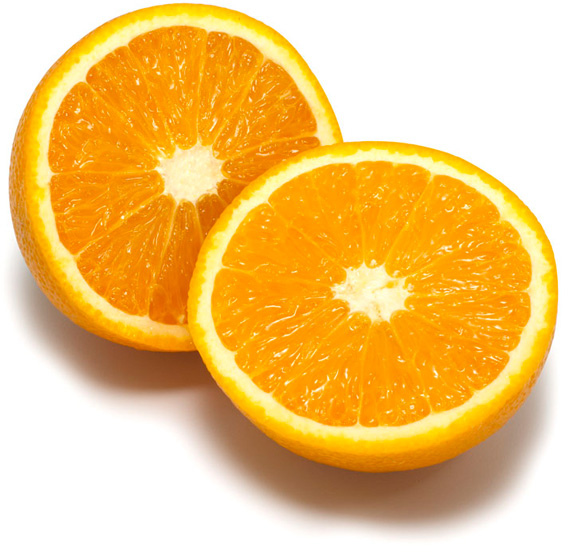
#> input picture lab3_cv_casper_augustsson/submit3/Images-jpg/orange.jpg, 572 x 551 px
$ python lab3.py
#> lines starting #> are read from the running program, lines starting #| are printed output that depends on the picture
import numpy as np
from scipy.spatial import distance_matrix
import matplotlib.pyplot as plt
from Functions import *
from gaussfft import gaussfft
import random as rn
from collections import defaultdict
from PIL import Image, ImageFilter
import matplotlib.pyplot as plt
import copy
import colorsys
import numpy.linalg as la
from collections import Counter
#from scipy.ndimage.filters import gaussian_filter
import random as rnd
from scipy.stats import multivariate_normal
# Do it fast and simple, no time.
# Plan first, code later
from scipy.ndimage import gaussian_filter
def main():
    img_color = np.array(Image.open('Images-jpg/orange.jpg'))#       .convert('L')) #you can pass multiple arguments in single line
#> img_color is the input picture: shape (551, 572, 3); mean R, G, B 242.2, 197.1, 118.9
    img_color = img_color.astype(np.float64)

    seg,center = kmeans_segm(img_color,50,50)

    new_image = center[seg[:,:]]


    f = plt.figure()
    f.subplots_adjust(wspace=0.2, hspace=0.4)
    plt.rc('axes', titlesize=10)
    a1 = f.add_subplot(2, 1, 1)
    plt.imshow(new_image)
    a1.title.set_text("")
    a1 = f.add_subplot(2, 1, 2)
    plt.imshow(img_color)
    a1.title.set_text("")


    plt.show()
    print("lol")


# [152 lines left out: functions kmeans_segm_test, kmeans_segm_old, not called in this run]


def kmeans_segm(image, K, L, seed = 42):
    """
    Implement a function that uses K-means to find cluster 'centers'
    and a 'segmentation' with an index per pixel indicating with
    cluster it is associated to.

    Input arguments:
        image - the RGB input image
        K - number of clusters
        L - number of iterations
        seed - random seed
    Output:
        segmentation: an integer image with cluster indices
        centers: an array with K cluster mean colors
    """
#> called with K = 50, L = 50, seed = 42
    print("K: " + str(K))

    #settings
    smart_random = True


    # Set random seed
    rn.seed(seed)

    # Random initialization of K centers
    if smart_random == True:
        k_centers = find_random_color_from_img(image,K,seed)
#> in find_random_color_from_img, `rgb_unique= list(set(tuple(rgb) for rgb in image_flat))`: rgb_unique = 40337 items
#> in find_random_color_from_img, `ret_var = np.array([rgb_unique[rn.randrange(0,len(rgb_unique))] for i ..`: ret_var = 50 rows, first 8: [255, 176, 2], [239, 226, 217], [252, 194, 86], [247, 169, 1], [247, 250, 169], [252, 253, 177], [159, 102, 57], [159, 105, 67]
#> k_centers has the same summary as ret_var in find_random_color_from_img
        k_centers = np.array(k_centers.astype('uint8'))

    else:
        max_val = 255
        k_centers = np.array([[rn.random()*max_val,rn.random()*max_val,rn.random()*max_val] for i in range(K)  ])
        k_centers = np.array(k_centers.astype('uint8'))


    shape = np.shape(image)
#> shape = (551, 572, 3)
    img_extend = np.ones([shape[0],shape[1],len(k_centers),3])
    img_extend = np.einsum('ijk,ijnk->ijnk',image,img_extend)


    # Iter L times
    for l in range(L):

        print("iter " + str(l) + " out of " + str(L) )

        # subtract k_centers from img _extended
        dist_diff = img_extend[:,:] - k_centers

        # now calc length
        dist = np.einsum('ijkv,ijkv->ijk',dist_diff,dist_diff)

        ## Assign each pixel to cluster centers with lowest distance
        # (ijk)                  ij pixel belongs to cluster k
        pixel_cluster_map  = np.argmin(dist, axis=2)#np.argmin(a, axis=None, out=None, *, keepdims=<no value>)

        ## Recompute all cluster centers by taking mean of the pixels assigned to each cluster
        # i cluster, x,y for pixel in org img


        #image_k = image[pixel_cluster_map==]
        #index_list_each_cluster = [np.argwhere(pixel_cluster_map == i) for i in range(K)]
        for c in range(K):
            color_sum = image[pixel_cluster_map==c]
            k_centers[c] = np.einsum('ij->j',color_sum)/color_sum.shape[0]
#> this loop made 50 passes
#> pass 1, in kmeans_segm, `pixel_cluster_map  = np.argmin(dist, axis=2)#np.argmin(a, axis=None, o..`:
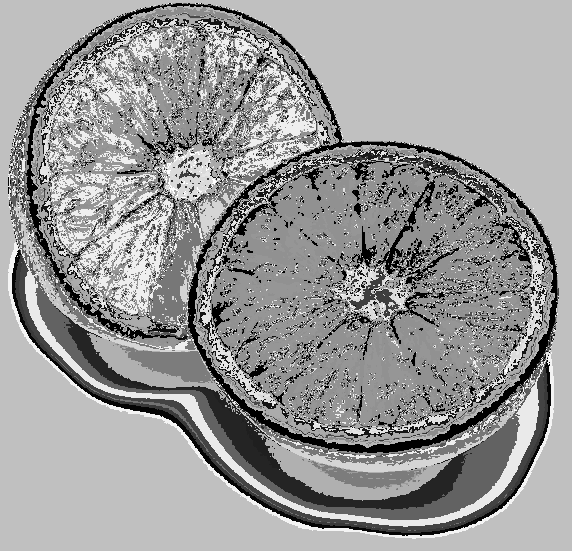
#> pixel_cluster_map: shape (551, 572) int64; min 0, max 49, mean 29.6; drawn with min black and max white
#> pass 2, in kmeans_segm, `pixel_cluster_map  = np.argmin(dist, axis=2)#np.argmin(a, axis=None, o..`:
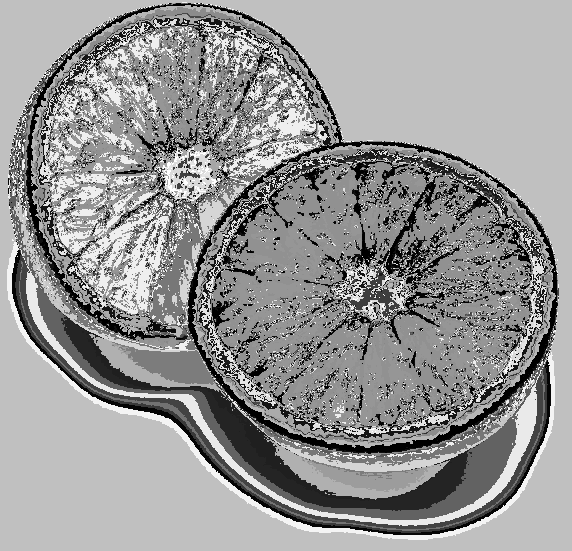
#> pixel_cluster_map: shape (551, 572) int64; min 0, max 49, mean 29; drawn with min black and max white
#> pass 3, in kmeans_segm, `pixel_cluster_map  = np.argmin(dist, axis=2)#np.argmin(a, axis=None, o..`:
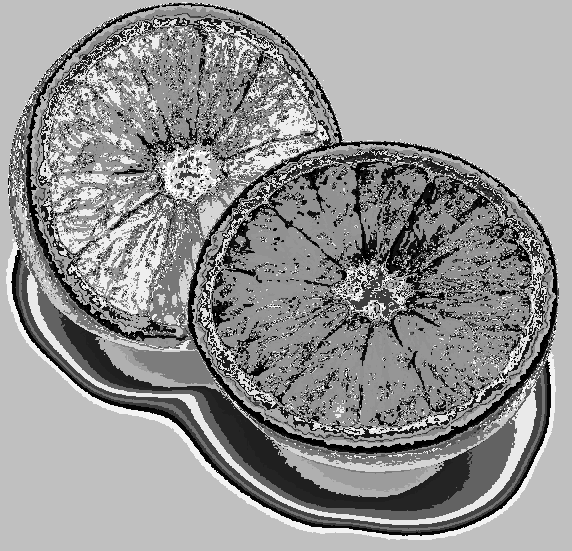
#> pixel_cluster_map: shape (551, 572) int64; min 0, max 49, mean 28.5; drawn with min black and max white
#> after the loop, k_centers = 50 rows, first 8: [253, 172, 1], [228, 215, 207], [252, 199, 94], [253, 153, 1], [254, 235, 129], [253, 240, 164], [150, 99, 64], [156, 110, 79]


    centers = k_centers
#> centers has the same summary as k_centers
    segmentation = pixel_cluster_map
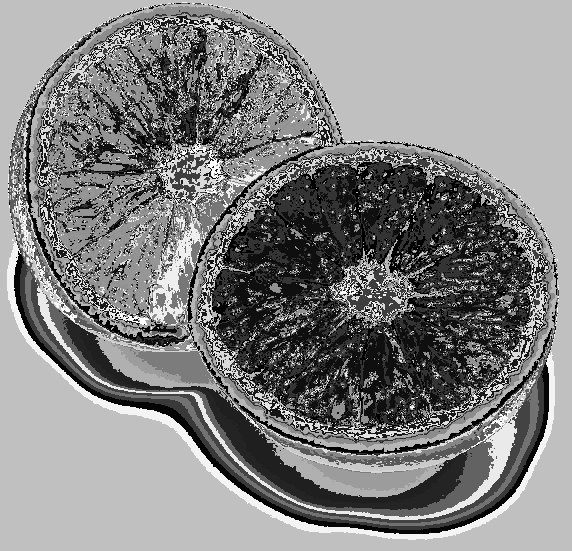
#> segmentation: shape (551, 572) int64; min 0, max 49, mean 25.2; drawn with min black and max white

    return segmentation, centers

def find_random_color_from_img(image,K,seed):
    """finds K unique colors in an image"""
    rn.seed(seed)

    # Create color mat for image
    image_int = np.array(image)
    image_flat = np.reshape(image_int, (-1, 3)).astype(np.float64)

    rgb_unique= list(set(tuple(rgb) for rgb in image_flat))

    ret_var = np.array([rgb_unique[rn.randrange(0,len(rgb_unique))] for i in range(K)])
    return ret_var


# [197 lines left out: functions mixture_prob, update_w_k, update_mu_k, update_sigma_k, calc_g_ki, calc_p_ik and 3 more, not called in this run]


main()
#> in main, `seg,center = kmeans_segm(img_color,50,50)`: center has the same summary as k_centers in kmeans_segm
#> in main, `plt.show()`:
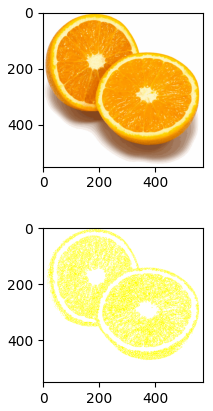
#> figure drawn by matplotlib, 2 panels
#kmeans_segm_test()
